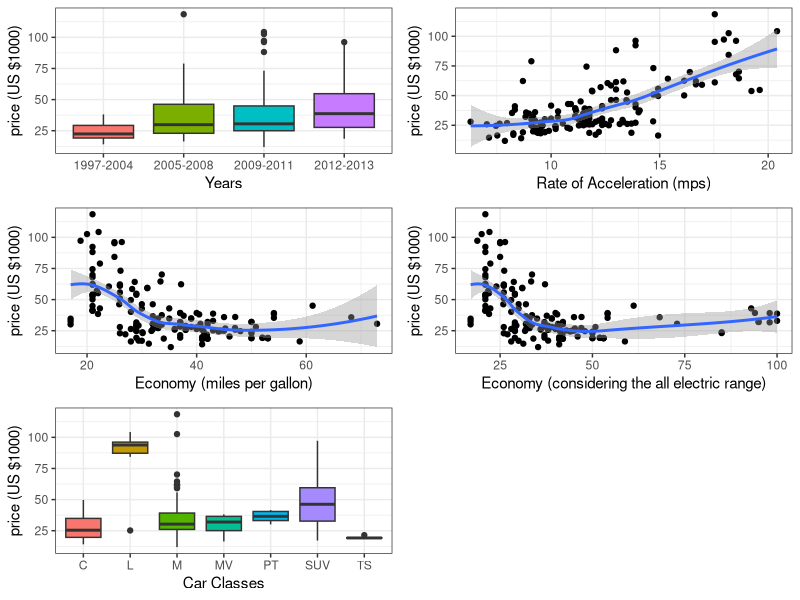
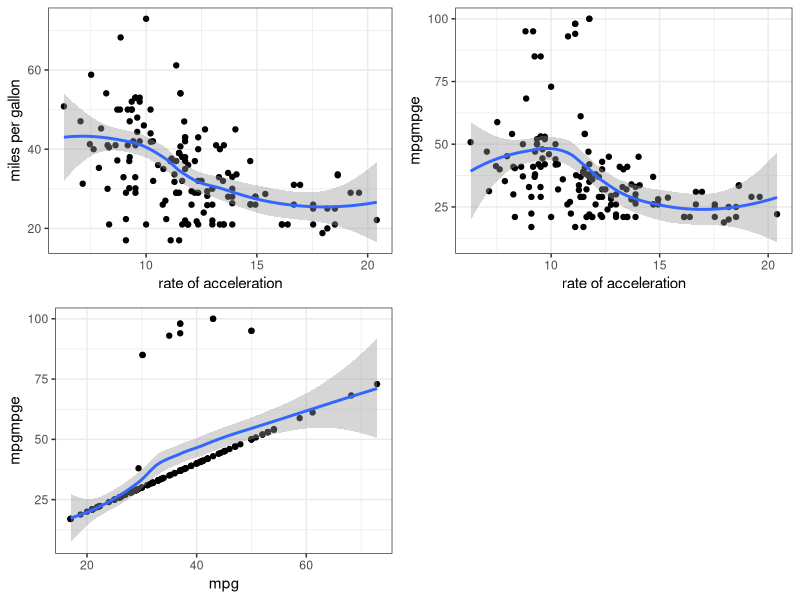
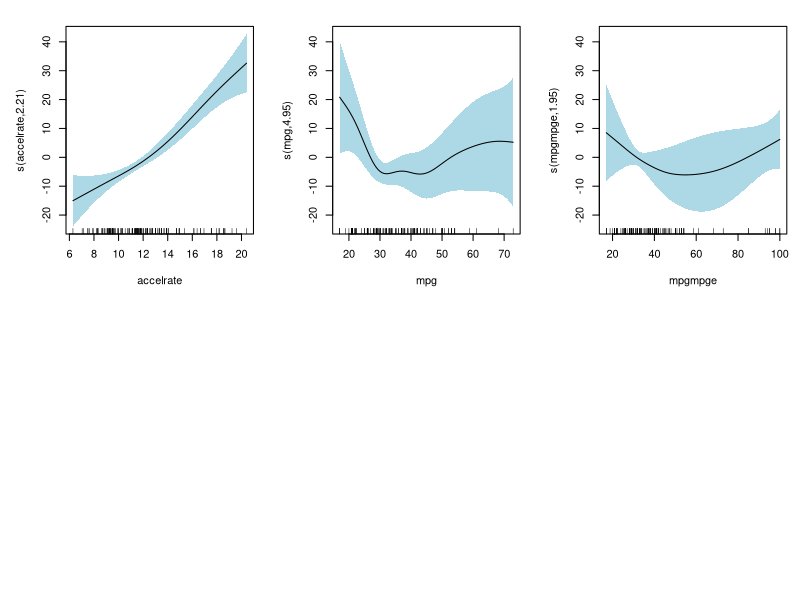

Write R code to recreate these figures, in order. (Note: this script raises an error after producing the figures.)
## ---- chunk 1
library(ggplot2)
library(gridExtra)
library(car)
library(knitr)
library(kableExtra)
library(mgcv)
library(plyr)
library(broom)
## ---- chunk 2
hybrid <- read.csv("hybrid_reg.csv", header = TRUE)
str(hybrid)
## ---- chunk 3
hybrid$yr_group <- cut(hybrid$year, c(1996,2004,2008,2011,2013))
hybrid$yr_group <- revalue(hybrid$yr_group, c("(1996,2004]"="1997-2004","(2004,2008]"="2005-2008", "(2008,2011]"="2009-2011", "(2011,2013]"="2012-2013"))
hybrid$msrp.1000 <- (hybrid$msrp/1000)
str(hybrid)
table(hybrid$yr_group)
## ---- chunk 4
a<-ggplot(hybrid,aes(x=yr_group, y=msrp.1000))+
  geom_boxplot(aes(fill=yr_group), show.legend=FALSE) +
  labs(x="Years", y="price (US $1000)")+
  theme_bw()

b<-ggplot(hybrid,aes(x=accelrate, y=msrp.1000))+
  geom_point() +
  geom_smooth(method='loess') +
  labs(x="Rate of Acceleration (mps)", y="price (US $1000)")+
  theme_bw()

c<-ggplot(hybrid,aes(x=mpg, y=msrp.1000))+
  geom_point() +
  geom_smooth(method='loess') +
  labs(x="Economy (miles per gallon)", y="price (US $1000)")+
  theme_bw()

d<-ggplot(hybrid,aes(x=mpgmpge, y=msrp.1000))+
  geom_point() +
  geom_smooth(method='loess') +
  labs(x="Economy (considering the all electric range)", y="price (US $1000)")+
  theme_bw()

e<-ggplot(hybrid,aes(x=carclass, y=msrp.1000))+
  geom_boxplot(aes(fill=carclass), show.legend=FALSE) +
  labs(x="Car Classes", y="price (US $1000)")+
  theme_bw()

grid.arrange(a,b,c,d,e)
## ---- chunk 5
pair1 <-ggplot(hybrid,aes(x=accelrate, y=mpg))+
  geom_point() +
  geom_smooth(method='loess')+
  labs(x="rate of acceleration", y="miles per gallon")+
  theme_bw()

pair2 <-ggplot(hybrid,aes(x=accelrate, y=mpgmpge))+
  geom_point() +
  geom_smooth(method='loess')+
  labs(x="rate of acceleration", y="mpgmpge")+
  theme_bw()

pair3 <-ggplot(hybrid,aes(x=mpg, y=mpgmpge))+
  geom_point() +
  geom_smooth(method='loess')+
  labs(x="mpg", y="mpgmpge")+
  theme_bw()

grid.arrange(pair1, pair2, pair3, nrow = 2)

## ---- chunk 6
fit1 <- lm(msrp.1000 ~ yr_group + accelrate + mpg + mpgmpge + carclass, data = hybrid)
VIFMODEL <- 1/(1-0.6417)
VIFMODEL
kable(vif(fit1), digits = 2, caption = "VIF Values")%>%
  kable_styling()
## ---- chunk 7
fit.gam<-gam(msrp.1000 ~ yr_group + s(accelrate) + s(mpg) + s(mpgmpge) + carclass , data=hybrid, method="REML")

summ.gam <- summary(fit.gam)
RSE <- summ.gam$scale
adjRsq <- summ.gam$r.sq
Rsq <- summ.gam$dev.expl
statistics <- c("RSE", "AdjRsq", "Rsq")
values <- c(RSE, adjRsq, Rsq)
stats <- data.frame(statistics, values)
kable(stats, booktabs = T, digits = 3)

## ---- chunk 8
summ.gam <- summary(fit.gam)
kable(summ.gam$s.table, booktabs="T", digits = 3)%>%
  kable_styling()
plot(fit.gam, all.terms = TRUE,rug=TRUE,residuals=FALSE,
     pch=19, cex=0.65, scheme = 1, shade.col="lightblue", page=1)
## ---- chunk 9
par(mfrow=c(2,2))
gam.check(fit.gam, k.rep = 1000)
## ---- chunk 10
model2 <-gam(msrp.1000 ~ yr_group + s(accelrate) + s(mpgmpge) + carclass , data=hybrid, method="REML")

model3 <-gam(msrp.1000 ~ yr_group + s(accelrate) + s(mpg) + carclass , data=hybrid, method="REML")

model4<-gam(msrp.1000 ~ yr_group + s(accelrate) + carclass , data=hybrid, method="REML")

likelihood1 <- anova(fit.gam, model2, test = 'F')
likelihood2 <- anova(fit.gam, model3, test = 'F')
likelihood3 <- anova(fit.gam, model4, test = 'F')

likelihood1
likelihood2
likelihood3
## ---- chunk 11

## ---- chunk 12

## ---- chunk 13
aic.model1 <- AIC(fit.gam)
aic.model2 <- AIC(model2)
aic.model3 <- AIC(model3)
aic.model4 <- AIC(model4)

bic.model1 <- BIC(fit.gam)
bic.model2 <- BIC(model2)
bic.model3 <- BIC(model3)
bic.model4 <- BIC(model4)


n <- c("AIC", "BIC")
m1 <- c(aic.model1, bic.model1)
m2 <- c(aic.model2, bic.model2)
m3 <- c(aic.model3, bic.model3)
m4 <- c(aic.model4, bic.model4)

df <- data.frame(n, m1, m2, m3, m4)
df
